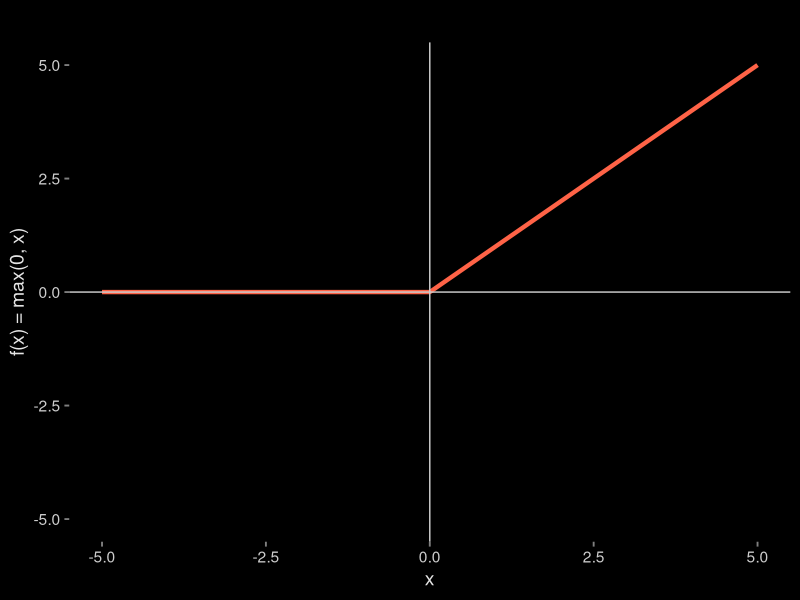
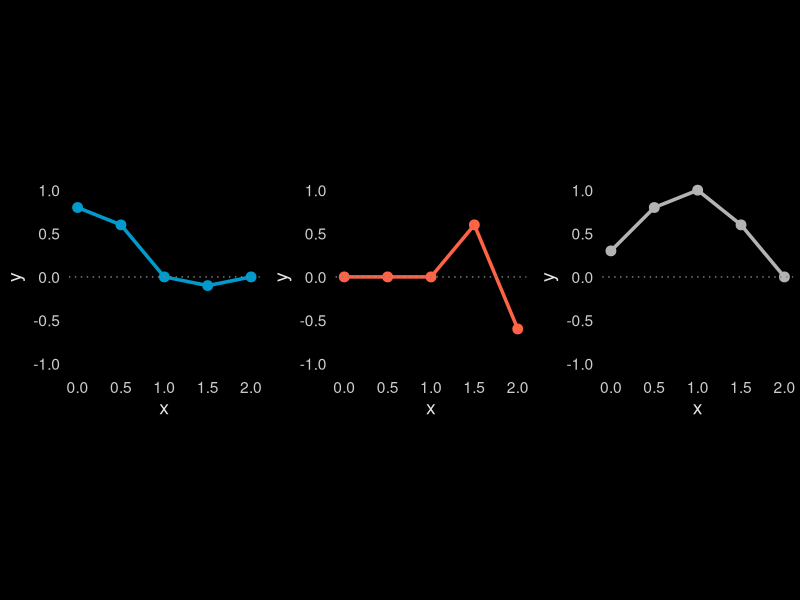
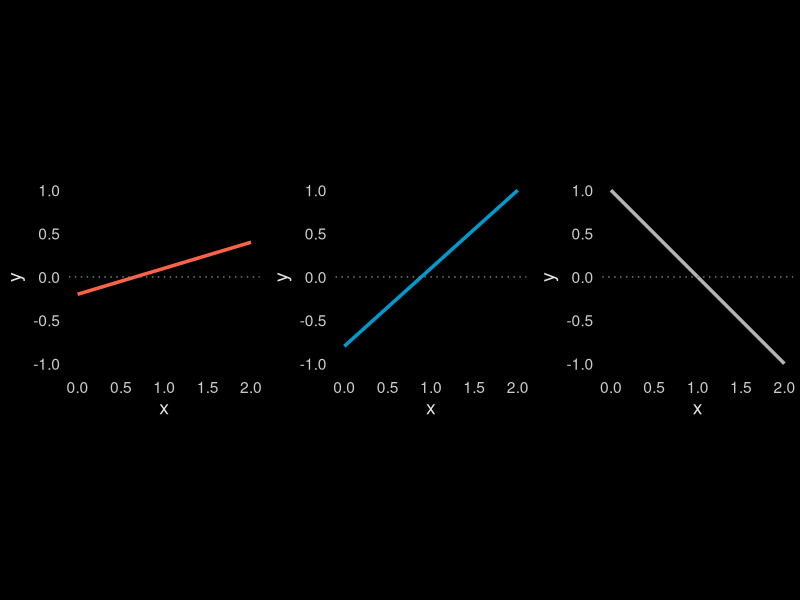
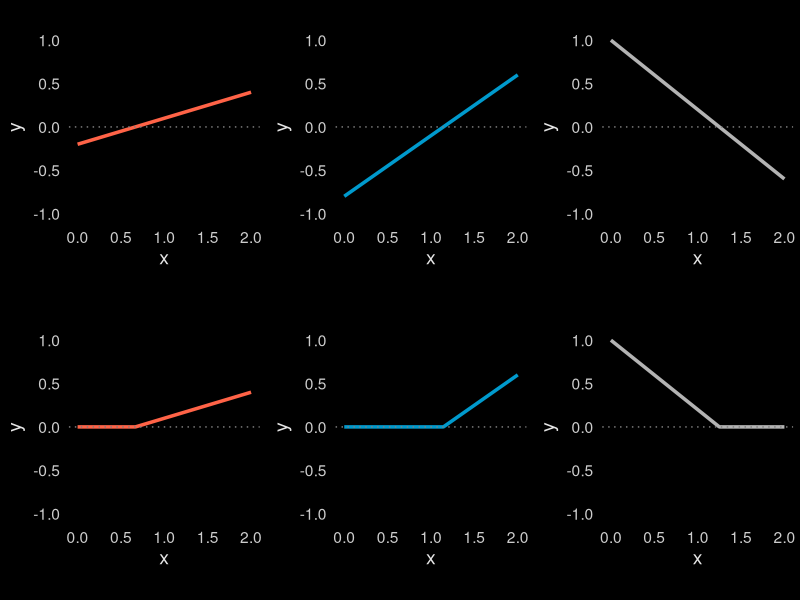
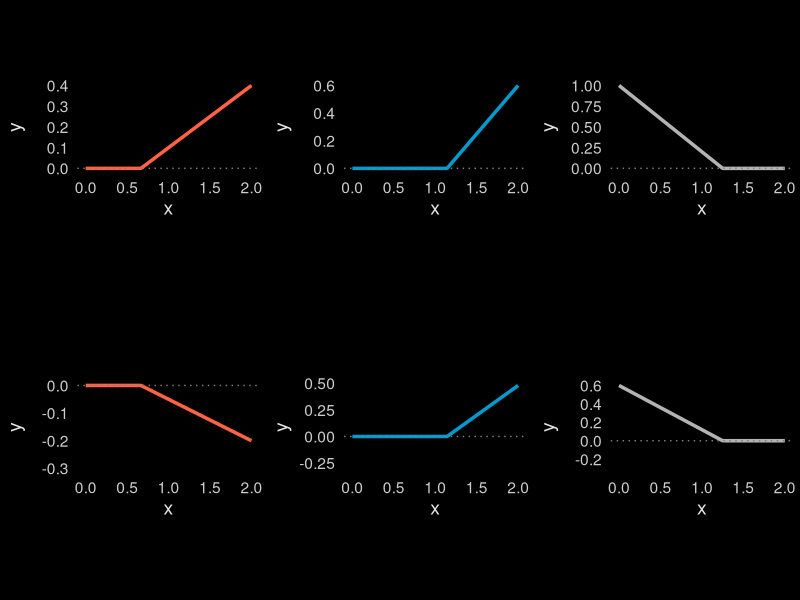
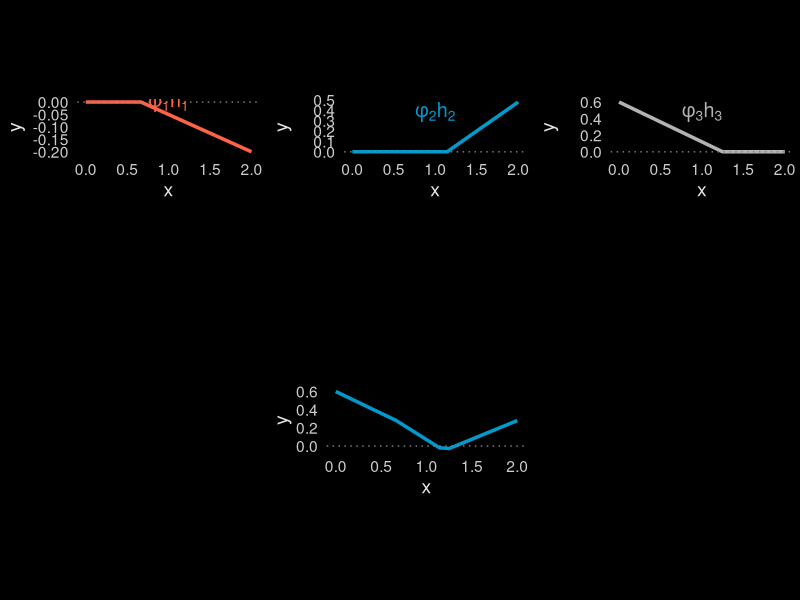
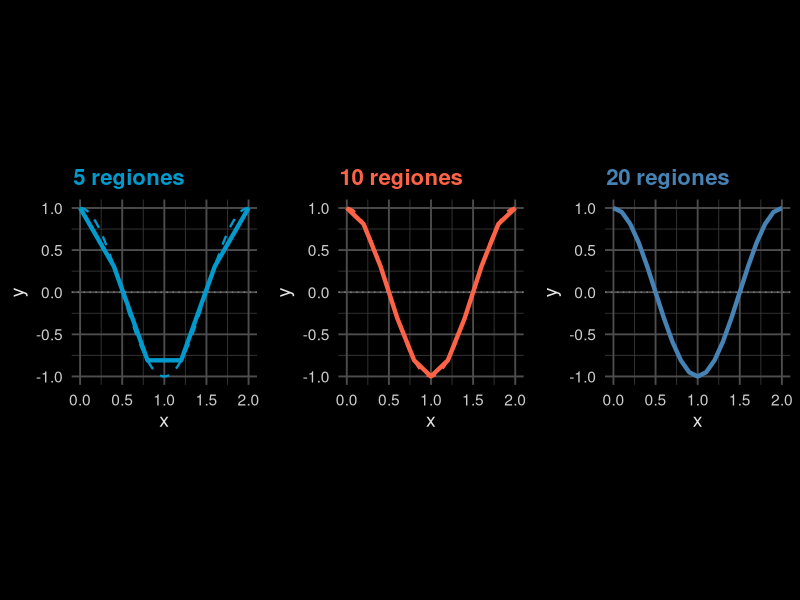
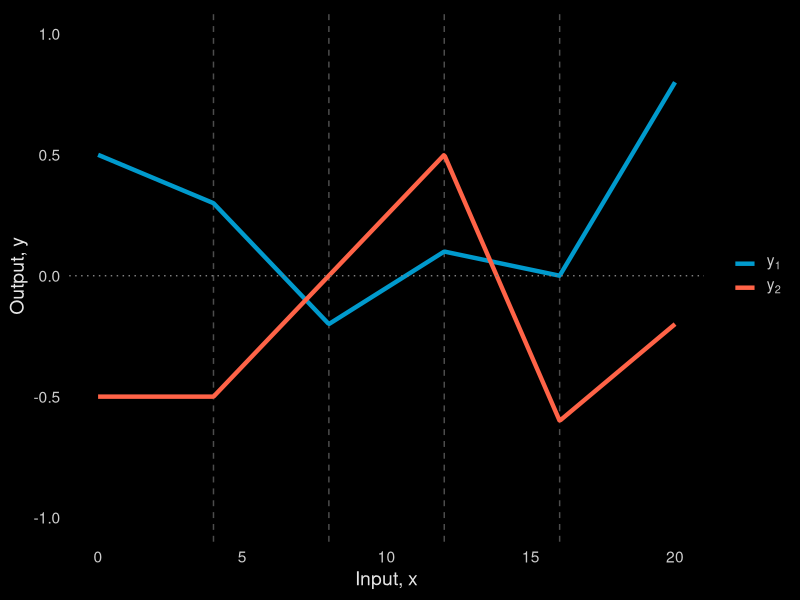

Write the R code that produced these figures, in order.
## ---- chunk 1
knitr::opts_chunk$set(echo = FALSE)
knitr::opts_chunk$set(message = FALSE, warning = FALSE)
knitr::opts_chunk$set(fig.width = 6.5, fig.height = 3.6, out.width = "70%", fig.align = "center", dev = "cairo_pdf")
## ---- chunk 2
library(ggplot2)
relu <- function(x) pmax(0, x)
df <- data.frame(x = seq(-5, 5, length.out = 500))
df$y <- relu(df$x)
ggplot(df, aes(x = x, y = y)) +
  geom_line(color = "tomato", size = 1.5) +
  geom_hline(yintercept = 0, color = "grey80") +
  geom_vline(xintercept = 0, color = "grey80") +
  coord_cartesian(xlim = c(-5, 5), ylim = c(-5, 5)) +
  theme_minimal(base_size = 14) +
  theme(
    panel.background = element_rect(fill = "black", colour = NA),
    plot.background  = element_rect(fill = "black", colour = NA),
    panel.grid.major = element_blank(),
    panel.grid.minor = element_blank(),
    axis.text        = element_text(colour = "grey80"),
    axis.title       = element_text(colour = "grey90"),
    axis.ticks       = element_line(colour = "grey50")
  ) +
  labs(
    title = "ReLU Function",
    x = "x",
    y = "f(x) = max(0, x)"
  )
## ---- chunk 3
library(ggplot2)
library(cowplot)
x_breaks <- c(0.0, 0.5, 1.0, 1.5, 2.0)
dat1 <- data.frame(
  x = x_breaks,
  y = c( 0.8,  0.6,  0.0, -0.1,  0.0) 
)
dat2 <- data.frame(
  x = x_breaks,
  y = c( 0.0,  0.0,  0.0,  0.6, -0.6) 
)
dat3 <- data.frame(
  x = x_breaks,
  y = c( 0.3,  0.8,  1.0,  0.6,  0.0) 
)
make_panel2 <- function(dat, line_col) {
  ggplot(dat, aes(x = x, y = y)) +
    geom_line(color = line_col, size = 1.2) +
    geom_point(color = line_col, size = 3) +
    geom_hline(yintercept = 0, linetype = "dotted", color = "grey50") +
    coord_fixed(ratio = 1, xlim = c(0,2), ylim = c(-1,1)) +
    theme_minimal(base_size = 14) +
    theme(
      panel.background = element_rect(fill = "black", colour = NA),
      plot.background  = element_rect(fill = "black", colour = NA),
      panel.grid       = element_blank(),
      axis.text        = element_text(colour = "grey80"),
      axis.title       = element_text(colour = "grey90"),
      plot.margin      = margin(5,5,5,5)
    ) +
    labs(x = "x", y = "y")
}
p1 <- make_panel2(dat1, line_col = "deepskyblue3")
p2 <- make_panel2(dat2, line_col = "tomato")
p3 <- make_panel2(dat3, line_col = "gray70")
combined <- plot_grid(
  p1, p2, p3,
  ncol  = 3,
  align = "hv"
)
combined <- combined + theme(plot.background = element_rect(fill = "black", colour = NA))
print(combined)
## ---- chunk 4
make_df <- function(intercept, slope) {
  x <- seq(0, 2, length.out = 200)
  data.frame(x = x, y = intercept + slope * x)
}
lines <- list(
  list(df    = make_df(-0.2,  0.3),
       theta0 = -0.2, theta1 = 0.3,
       col    = "tomato"),
  list(df    = make_df(-0.8,  0.9),
       theta0 = -0.8, theta1 = 0.7,
       col    = "deepskyblue3"),
  list(df    = make_df( 1.0, -1.0),
       theta0 =  1.0, theta1 = -0.8,
       col    = "gray70")
)
make_panel_theta <- function(d, pars) {
  ggplot(d$df, aes(x = x, y = y)) +
    geom_line(color = pars$col, size = 1.2) +
    geom_hline(yintercept = 0, linetype = "dotted", color = "grey50") +
    coord_fixed(ratio = 1, xlim = c(0,2), ylim = c(-1,1)) +
    theme_minimal(base_size = 14) +
    theme(
      panel.background = element_rect(fill = "black", colour = NA),
      plot.background  = element_rect(fill = "black", colour = NA),
      panel.grid       = element_blank(),
      axis.text        = element_text(colour = "grey80"),
      axis.title       = element_text(colour = "grey90"),
      plot.margin      = margin(5,5,5,5)
    ) +
    labs(x = "x", y = "y")
}
p1 <- make_panel_theta(lines[[1]], lines[[1]])
p2 <- make_panel_theta(lines[[2]], lines[[2]])
p3 <- make_panel_theta(lines[[3]], lines[[3]])
combined <- plot_grid(p1, p2, p3, ncol = 3, align = "hv")
combined <- combined + theme(plot.background = element_rect(fill = "black", colour = NA))
print(combined)
## ---- chunk 5
thetas <- list(
  list(theta0 = -0.2, theta1 =  0.3, col = "tomato"),
  list(theta0 = -0.8, theta1 =  0.7, col = "deepskyblue3"),
  list(theta0 =  1.0, theta1 = -0.8, col = "gray70")  
)
make_data <- function(th) {
  x      <- seq(0, 2, length.out = 200)
  y_lin  <- th$theta0 + th$theta1 * x
  y_relu <- pmax(0, y_lin)
  data.frame(x, y_lin, y_relu)
}
data_list <- lapply(thetas, make_data)
make_panel <- function(df, th, type = c("lin","relu"), idx) {
  type <- match.arg(type)
  ycol <- if (type=="lin") "y_lin" else "y_relu"
  lbl  <- if (type=="lin") {
    paste0("θ", idx, "0 + θ", idx, "1 x")
  } else {
    paste0("h", idx, "(x) = max(0, θ", idx, "0 + θ", idx, "1 x)")
  }
  angle <- if (type=="lin") atan(th$theta1)*180/pi else 0
  y_pos <- if (type=="lin") th$theta0 + th$theta1*0.3 else 0.1
  ggplot(df, aes_string(x="x", y=ycol)) +
    geom_line(color = th$col, size = 1.2) +
    geom_hline(yintercept = 0, linetype = "dotted", color = "grey50") +
    coord_fixed(ratio = 1, xlim = c(0,2), ylim = c(-1,1)) +
    theme_minimal(base_size = 14) +
    theme(
      panel.background = element_rect(fill = "black", colour = NA),
      plot.background  = element_rect(fill = "black", colour = NA),
      panel.grid       = element_blank(),
      axis.text        = element_text(colour = "grey80"),
      axis.title       = element_text(colour = "grey90"),
      plot.margin      = margin(5,5,5,5)
    ) +
    labs(x = "x", y = "y")
}
panels <- vector("list", 6)
for (i in seq_along(thetas)) {
  panels[[i]]   <- make_panel(data_list[[i]], thetas[[i]], "lin",  i)
  panels[[i+3]] <- make_panel(data_list[[i]], thetas[[i]], "relu", i)
}
combined <- plot_grid(
  panels[[1]], panels[[2]], panels[[3]],
  panels[[4]], panels[[5]], panels[[6]],
  ncol  = 3, align = "hv"
)

combined <- combined + theme(plot.background = element_rect(fill = "black", colour = NA))
print(combined)
## ---- chunk 6
thetas <- list(
  list(theta0 = -0.2, theta1 =  0.3, col = "tomato"),
  list(theta0 = -0.8, theta1 =  0.7, col = "deepskyblue3"),
  list(theta0 =  1.0, theta1 = -0.8, col = "gray70")
)
phis <- c(φ1 = -0.5, φ2 = 0.8, φ3 = .6)
make_data <- function(th, phi) {
  x       <- seq(0, 2, length.out = 200)
  y_lin   <- th$theta0 + th$theta1 * x
  y_relu  <- pmax(0, y_lin)
  y_wrelu <- phi * y_relu
  data.frame(x, y_relu, y_wrelu)
}
data_list <- mapply(make_data, thetas, phis, SIMPLIFY = FALSE)
make_panel <- function(df, th, type = c("relu","wrelu")) {
  type <- match.arg(type)
  ycol <- if (type=="relu") "y_relu" else "y_wrelu"
  ymax <- max(df[[ycol]])
  ymin <- if (type=="wrelu") -0.3 else 0
  
  ggplot(df, aes_string(x="x", y=ycol)) +
    geom_line(color = th$col, size = 1.2) +
    geom_hline(yintercept = 0, linetype = "dotted", color = "grey50") +
    coord_fixed(
      ratio = 1,
      xlim   = c(0,2),
      ylim   = c(ymin, ymax)
    ) +
    theme_minimal(base_size = 14) +
    theme(
      panel.background = element_rect(fill = "black", colour = NA),
      plot.background  = element_rect(fill = "black", colour = NA),
      panel.grid       = element_blank(),
      axis.text        = element_text(colour = "grey80"),
      axis.title       = element_text(colour = "grey90"),
      plot.margin      = margin(5,5,5,5)
    ) +
    labs(x = "x", y = "y")
}
panels <- vector("list", 6)
for (i in seq_along(thetas)) {
  panels[[i]]   <- make_panel(data_list[[i]], thetas[[i]], "relu")
  panels[[i+3]] <- make_panel(data_list[[i]], thetas[[i]], "wrelu")
}
combined <- plot_grid(
  panels[[1]], panels[[2]], panels[[3]],
  panels[[4]], panels[[5]], panels[[6]],
  ncol  = 3,
  align = "hv"
)
combined <- combined + theme(plot.background = element_rect(fill = "black", colour = NA))
print(combined)
## ---- chunk 7
library(patchwork)
thetas <- list(
  list(theta0 = -0.2, theta1 =  0.3, col = "tomato"),
  list(theta0 = -0.8, theta1 =  0.7, col = "deepskyblue3"),
  list(theta0 =  1.0, theta1 = -0.8, col = "gray70")
)
phis  <- c(phi0 =  0.0,
           phi1 = -0.5,
           phi2 =  0.8,
           phi3 =  .6)

x_vals <- seq(0, 2, length.out = 1001)
h_list <- lapply(thetas, function(th) pmax(0, th$theta0 + th$theta1 * x_vals))
w_list <- mapply(function(h, phi) phi * h, h_list, phis[-1], SIMPLIFY=FALSE)
y_comb <- phis["phi0"] + Reduce(`+`, w_list)
df <- data.frame(
  x           = x_vals,
  h1          = h_list[[1]],
  h2          = h_list[[2]],
  h3          = h_list[[3]],
  w1          = w_list[[1]],
  w2          = w_list[[2]],
  w3          = w_list[[3]],
  y_combined  = y_comb
)
make_hi_panel <- function(df, th, idx) {
  ycol <- paste0("w", idx)
  ymax <- max(df[[ycol]])
  lbl  <- sprintf("phi[%d]*h[%d]", idx, idx)
  ggplot(df, aes(x=x, y=.data[[ycol]])) +
    geom_line(color=th$col, size=1.2) +
    geom_hline(yintercept=0, linetype="dotted", color="grey50") +
    annotate(
      "text", x=1, y=ymax*0.8,
      label=lbl, parse=TRUE,
      color=th$col, size=5, fontface="italic"
    ) +
    coord_fixed(ratio=1, xlim=c(0,2), ylim=c(min(0, df[[ycol]]), ymax)) +
    theme_minimal(base_size=14) +
    theme(
      panel.background = element_rect(fill="black", colour=NA),
      plot.background  = element_rect(fill="black", colour=NA),
      panel.grid       = element_blank(),
      axis.text        = element_text(colour="grey80"),
      axis.title       = element_text(colour="grey90"),
      plot.margin      = margin(5,5,5,5)
    ) +
    labs(x="x", y="y")
}
make_combined_panel <- function(df) {
  ymax <- max(df$y_combined); ymin <- min(0, df$y_combined)
  lbl  <- "phi[0] + phi[1]*h[1] + phi[2]*h[2] + phi[3]*h[3]"
  ggplot(df, aes(x=x, y=y_combined)) +
    geom_line(color="deepskyblue3", size=1.2) +
    geom_hline(yintercept=0, linetype="dotted", color="grey50") +
    coord_fixed(ratio=1, xlim=c(0,2), ylim=c(ymin, ymax)) +
    theme_minimal(base_size=14) +
    theme(
      panel.background = element_rect(fill="black", colour=NA),
      plot.background  = element_rect(fill="black", colour=NA),
      panel.grid       = element_blank(),
      axis.text        = element_text(colour="grey80"),
      axis.title       = element_text(colour="grey90"),
      plot.margin      = margin(5,5,15,5)
    ) +
    labs(x="x", y="y")
}
p1 <- make_hi_panel(df, thetas[[1]], 1)
p2 <- make_hi_panel(df, thetas[[2]], 2)
p3 <- make_hi_panel(df, thetas[[3]], 3)
p_comb <- make_combined_panel(df)
row1 <- plot_grid(p1, p2, p3, ncol=3, align="hv")
row2 <- plot_grid(NULL, p_comb, NULL, ncol=3, rel_widths=c(1,1,1))
combined <- plot_grid(row1, row2, nrow=2, rel_heights=c(1,1))
combined <- combined + theme(plot.background = element_rect(fill = "black", colour = NA))
print(combined)

## ---- chunk 8
f_true <- function(x) cos(pi * x)
make_panel <- function(n_regions, col) {
  x_vals <- seq(0, 2, length.out = 500)
  y_true <- f_true(x_vals)
  knots_x <- seq(0, 2, length.out = n_regions + 1)
  knots_y <- f_true(knots_x)
  y_approx <- approx(knots_x, knots_y, xout = x_vals)$y
  df <- data.frame(x = x_vals, y_true = y_true, y_approx = y_approx)
  ggplot(df, aes(x = x)) +
    geom_line(aes(y = y_true), color = col, linetype = "dashed", size = 0.8) +
    geom_line(aes(y = y_approx), color = col, size = 1.5) +
    geom_hline(yintercept = 0, linetype = "dotted", color = "grey50") +
    labs(title = paste(n_regions, "regiones"), x = "x", y = "y") +
    coord_fixed(ratio = 1, xlim = c(0,2), ylim = c(-1,1)) +
    theme_minimal(base_size = 14) +
    theme(
      plot.title       = element_text(color = col, size = 16, face = "bold", hjust = 0.02),
      panel.background = element_rect(fill = "black", colour = NA),
      plot.background  = element_rect(fill = "black", colour = NA),
      panel.grid.major = element_line(colour = "grey30"),
      panel.grid.minor = element_line(colour = "grey20"),
      axis.text        = element_text(colour = "grey80"),
      axis.title       = element_text(colour = "grey90")
    )
}
p5  <- make_panel( 5, col = "deepskyblue3")
p10 <- make_panel(10, col = "tomato")
p20 <- make_panel(20, col = "steelblue")
combined <- plot_grid(p5, p10, p20, ncol = 3, align = "hv")
combined <- combined + theme(plot.background = element_rect(fill = "black", colour = NA))
print(combined)
## ---- chunk 9
knots <- seq(0, 20, by = 4)  # six points → five regions

# sample values read off your sketch
y1_vals <- c( 0.5,  0.3, -0.2,  0.1,  0.0,  0.8)
y2_vals <- c(-0.5, -0.5,  0.0,  0.5, -0.6, -0.2)

# 2) Interpolate on a fine grid
x_fine <- seq(0, 20, length.out = 500)
y1_interp <- approx(knots, y1_vals, xout = x_fine)$y
y2_interp <- approx(knots, y2_vals, xout = x_fine)$y

df <- data.frame(
  x   = rep(x_fine, 2),
  y   = c(y1_interp, y2_interp),
  which = rep(c("y1","y2"), each = length(x_fine))
)

# 3) Vertical region dividers (except at 0 and 20)
vlines <- data.frame(x = knots[-c(1,length(knots))])

# 4) Plot
ggplot(df, aes(x = x, y = y, color = which)) +
  # region dividers
  geom_vline(data = vlines, aes(xintercept = x),
             linetype = "dashed", color = "grey30") +
  # piecewise curves
  geom_line(size = 1.5) +
  # axes and zero line
  geom_hline(yintercept = 0, linetype = "dotted", color = "grey50") +
  # color mapping
  scale_color_manual(
    values = c(y1 = "deepskyblue3", y2 = "tomato"),
    labels = c(y1 = expression(y[1]), y2 = expression(y[2])),
    guide  = guide_legend(override.aes = list(size = 1.5))
  ) +
  # labels
  labs(x = "Input, x", y = "Output, y", color = NULL) +
  # dark theme
  coord_cartesian(xlim = c(0,20), ylim = c(-1,1)) +
  theme_minimal(base_size = 14) +
  theme(
    plot.background  = element_rect(fill = "black", colour = NA),
    panel.background = element_rect(fill = "black", colour = NA),
    panel.grid       = element_blank(),
    axis.text        = element_text(colour = "grey80"),
    axis.title       = element_text(colour = "grey90"),
    legend.background = element_rect(fill = "black", colour = NA),
    legend.key         = element_rect(fill = "black", colour = NA),
    legend.text        = element_text(colour = "grey80")
  )
